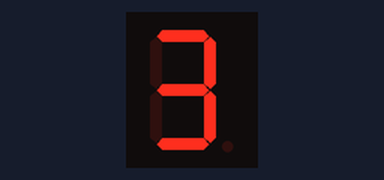
Simulated run of this program. Board: Raspberry Pi (BCM pin numbers). On the bench: 1-digit seven-segment display. At 5.0 s the program stops and its outputs stay as they are.

Above: at 0.1 s.
At 1.1 s:
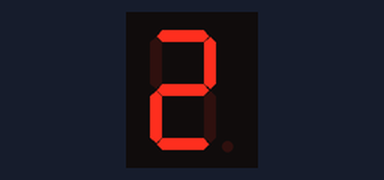
At 2.1 s:
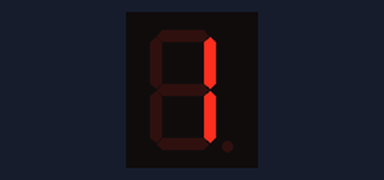
At 3.1 s:
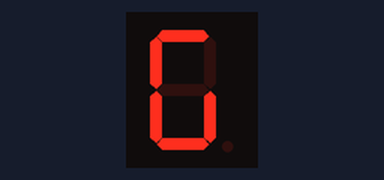
At 4.1 s:
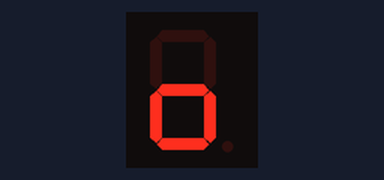

Measured:
- what the display in image 1 shows lasts 1.0 s, from 1.0 s to 2.0 s

The program:

7segment.py
```python
#!/usr/bin/python
"""
 Author :Dharmendra Kumar Yadav
 this code is used show number in 7 segment Display
"""
from gpiozero import LEDCharDisplay
from time import sleep

display = LEDCharDisplay(21, 20, 16, 22, 23, 24, 12, dp=25)

for char in '321GO':
    display.value = char
    sleep(1)

display.off()
```
